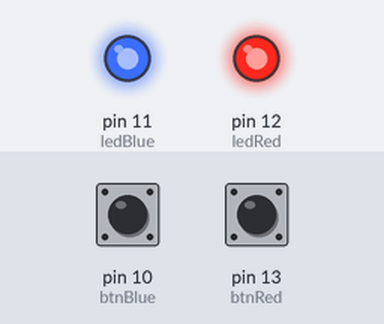
A sketch run on a simulated Arduino Uno, built with avr-gcc and run on an emulated ATmega328P. Parts: output pins drawn as LEDs (lit = HIGH). The test bench sets the inputs (shaded band); at power-on: pin 10 (btnBlue) HIGH, pin 13 (btnRed) HIGH.

Above: at 1.2 s.
1.3 s: pin 10 (btnBlue) pulled LOW for 0.15 s
At 1.37 s:
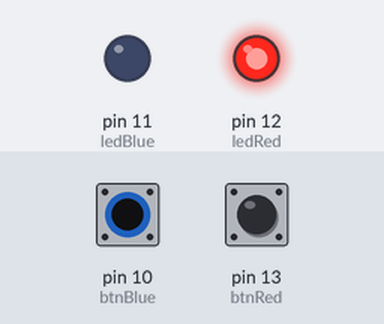
2.9 s: pin 13 (btnRed) pulled LOW for 0.15 s
At 2.97 s:
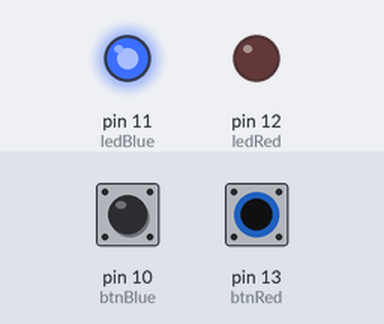
4.5 s: pin 13 (btnRed) pulled LOW for 3.2 s
At 8.4 s:
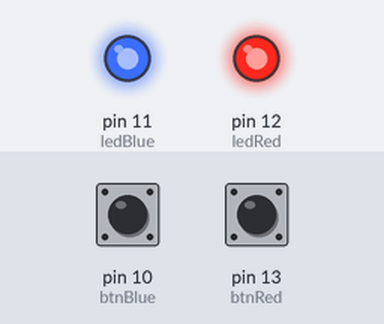
9.2 s: pin 10 (btnBlue) pulled LOW for 3.2 s
At 9.5 s:
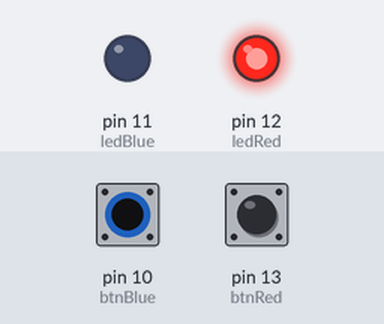
13.9 s: pin 10 (btnBlue) driven LOW and pin 13 (btnRed) driven LOW
At 14.3 s:
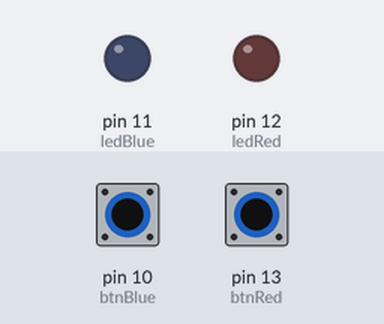
Timing chart, 0 to 16.4 s (numbered marks = the images above; inputs shaded):
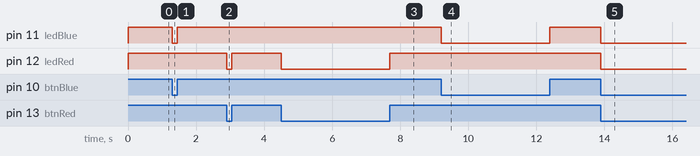

The sketch:

sketch.ino
```cpp
int ledRed = 12;
int ledBlue = 11;
int btnRed = 13;
int btnBlue = 10;
int btnStateRed = 0;
int btnStateBlue = 0;

void setup() {
pinMode(ledRed, OUTPUT);
pinMode(ledBlue, OUTPUT);
pinMode(btnRed, INPUT);
pinMode(btnBlue, INPUT);
}

void loop() {
btnStateRed = digitalRead(btnRed);
btnStateBlue = digitalRead(btnBlue);

if (btnStateRed == HIGH) {
  digitalWrite(ledRed, HIGH);
} else {
  digitalWrite(ledRed, LOW);
}

if (btnStateBlue == HIGH) {
  digitalWrite(ledBlue, HIGH);
} else {
  digitalWrite(ledBlue, LOW);
}

}
```

Measured:
- after the input at 1.3 s, pin 11 (ledBlue): HIGH → LOW at once, → HIGH 0.15 s later
- after the input at 2.9 s, pin 12 (ledRed): HIGH → LOW at once, → HIGH 0.15 s later
- after the input at 4.5 s, pin 12 (ledRed): HIGH → LOW at once, → HIGH 3.2 s later
- after the input at 9.2 s, pin 11 (ledBlue): HIGH → LOW at once, → HIGH 3.2 s later
- after the input at 13.9 s, pin 11 (ledBlue), pin 12 (ledRed): HIGH → LOW at once
